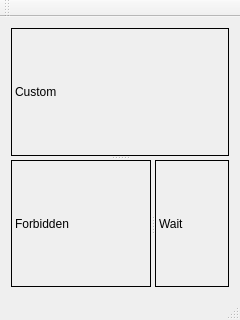
<?xml version="1.0" encoding="UTF-8"?>
<ui version="4.0">
 <class>MainWindow</class>
 <widget class="QMainWindow" name="MainWindow">
  <property name="geometry">
   <rect>
    <x>0</x>
    <y>0</y>
    <width>240</width>
    <height>320</height>
   </rect>
  </property>
  <property name="windowTitle">
   <string>MainWindow</string>
  </property>
  <widget class="QWidget" name="centralWidget">
   <layout class="QHBoxLayout" name="horizontalLayout">
    <item>
     <widget class="QSplitter" name="splitter_2">
      <property name="frameShape">
       <enum>QFrame::NoFrame</enum>
      </property>
      <property name="midLineWidth">
       <number>1</number>
      </property>
      <property name="orientation">
       <enum>Qt::Vertical</enum>
      </property>
      <widget class="QLabel" name="label">
       <property name="frameShape">
        <enum>QFrame::Box</enum>
       </property>
       <property name="text">
        <string>Custom</string>
       </property>
      </widget>
      <widget class="QSplitter" name="splitter">
       <property name="frameShape">
        <enum>QFrame::NoFrame</enum>
       </property>
       <property name="midLineWidth">
        <number>1</number>
       </property>
       <property name="orientation">
        <enum>Qt::Horizontal</enum>
       </property>
       <widget class="QLabel" name="label_2">
        <property name="cursor">
         <cursorShape>ForbiddenCursor</cursorShape>
        </property>
        <property name="frameShape">
         <enum>QFrame::Box</enum>
        </property>
        <property name="text">
         <string>Forbidden</string>
        </property>
       </widget>
       <widget class="QLabel" name="label_3">
        <property name="cursor">
         <cursorShape>WaitCursor</cursorShape>
        </property>
        <property name="frameShape">
         <enum>QFrame::Box</enum>
        </property>
        <property name="text">
         <string>Wait</string>
        </property>
       </widget>
      </widget>
     </widget>
    </item>
   </layout>
  </widget>
  <widget class="QMenuBar" name="menuBar">
   <property name="geometry">
    <rect>
     <x>0</x>
     <y>0</y>
     <width>240</width>
     <height>21</height>
    </rect>
   </property>
  </widget>
  <widget class="QToolBar" name="mainToolBar">
   <attribute name="toolBarArea">
    <enum>TopToolBarArea</enum>
   </attribute>
   <attribute name="toolBarBreak">
    <bool>false</bool>
   </attribute>
  </widget>
  <widget class="QStatusBar" name="statusBar"/>
 </widget>
 <layoutdefault spacing="6" margin="11"/>
 <resources/>
 <connections/>
</ui>
